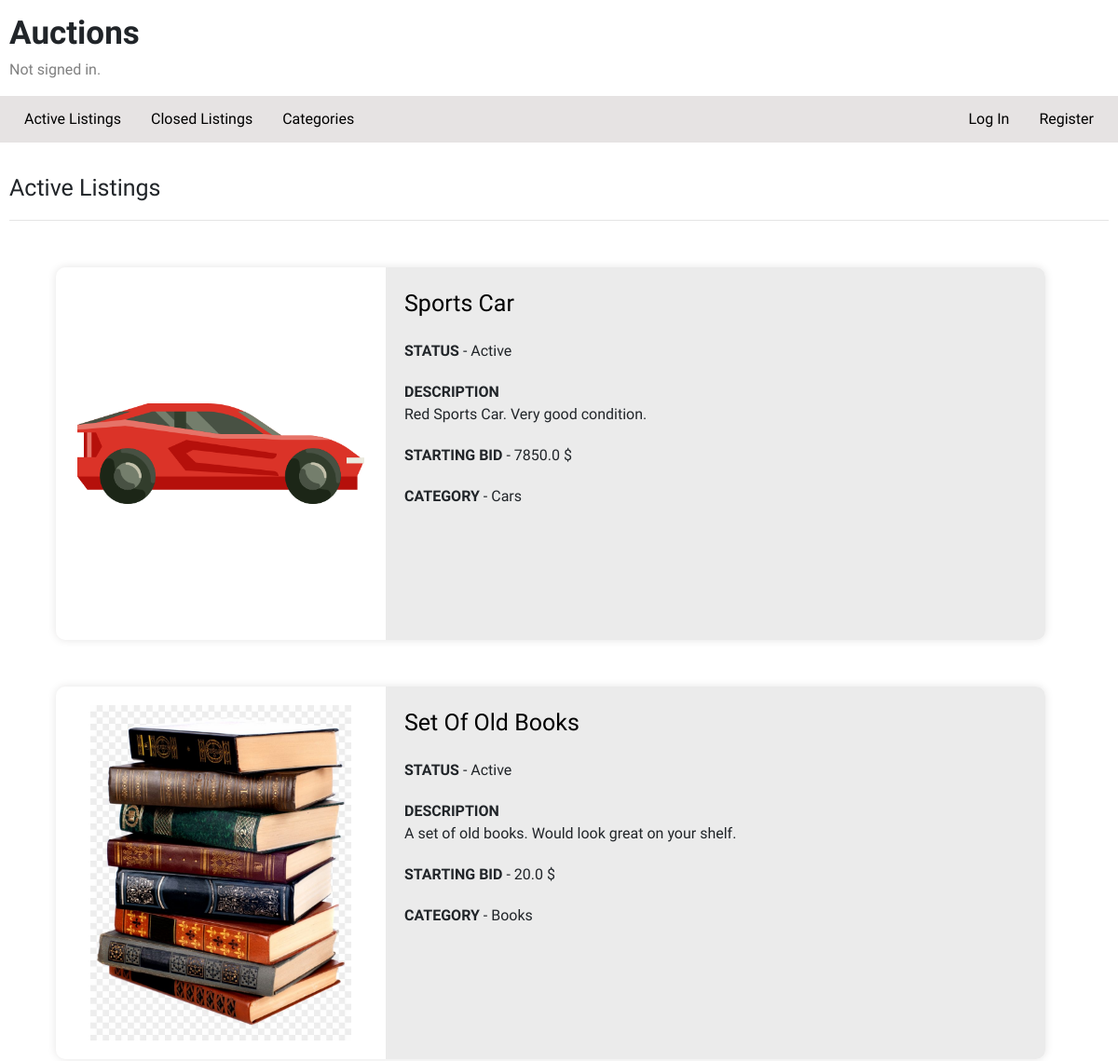
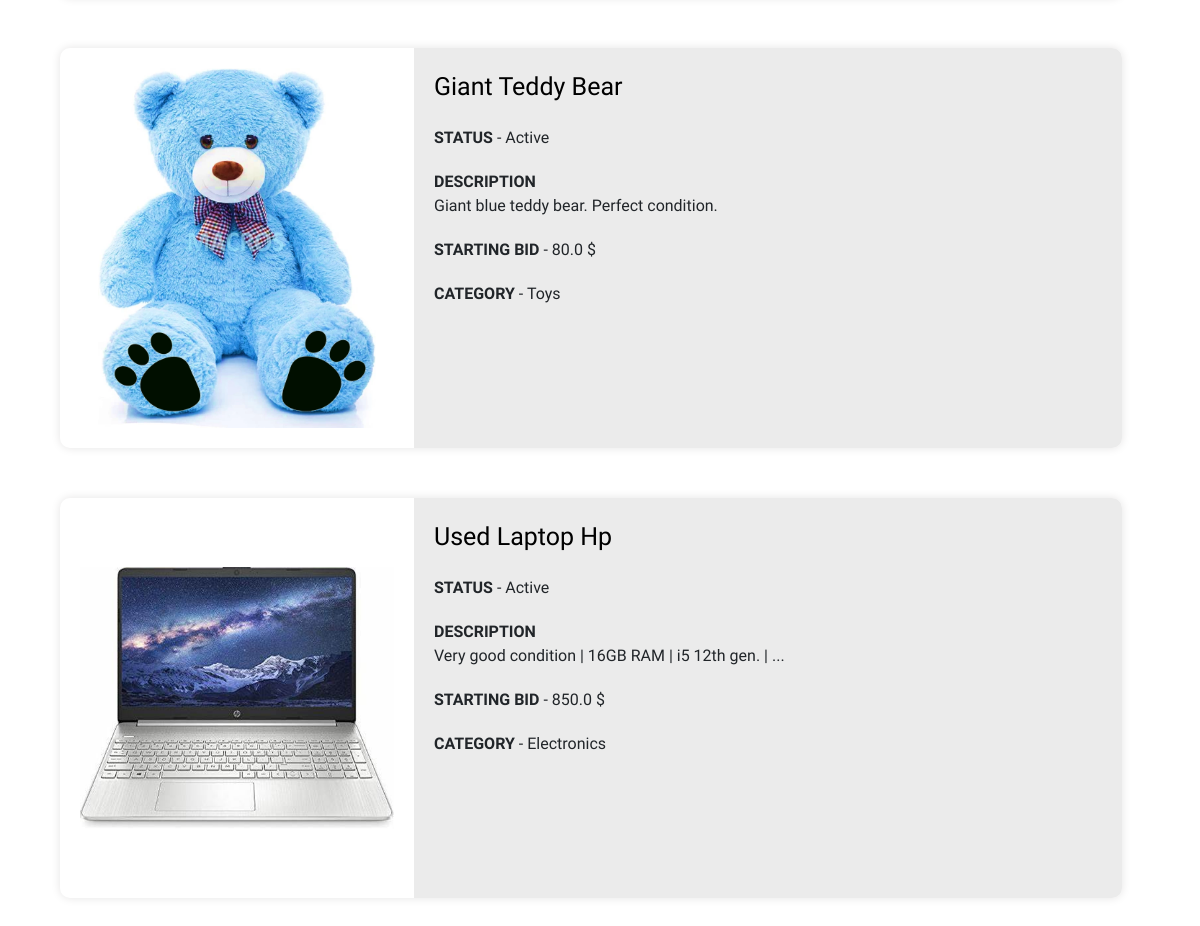
The page / on the database its author committed (2 pictures, top to bottom).
### auctions/models.py (models this page shows, shortened)
class Listing(models.Model):
    object_name = models.CharField(max_length=50)
    description = models.CharField(max_length=600, blank=True, null=True)
    image = models.ImageField(upload_to='listings_images', blank=True)
    created_at = models.DateTimeField(auto_now_add=True)
    created_by = models.ForeignKey(User, related_name='listings', on_delete=models.CASCADE)
    is_closed = models.BooleanField(default=False)
    starting_bid = models.FloatField(validators=[validate_min_price])
    category = models.ForeignKey(Category, on_delete=models.CASCADE, related_name='listings')

class Category(models.Model):
    name = models.CharField(max_length=50)
    class Meta:
        ordering = ('name',)
        verbose_name_plural = 'Categories'
    def __str__(self):
        return self.name.title()

### auctions/views.py (the view)
# urls.py: path("", views.index, name="index"),
def index(request):
    all_listings = Listing.objects.order_by("-created_at").filter(is_closed=False)
    listing_watchlist_dict = {}
    if request.user.is_authenticated:
        for listing in all_listings:
            if Watchlist.objects.filter(user=request.user, listing=listing).exists():
                listing_watchlist_dict[listing.id] = True
    return render(request, "auctions/index.html", {
        "all_listings": all_listings,
        "listing_watchlist_dict": listing_watchlist_dict
    })

### auctions/templates/auctions/index.html (shortened to what this page needs)
{% extends "auctions/layout.html" %}
{% block body %}
    <p class="subtitle-ph">Active Listings</p>
    <hr>
    {% for listing in all_listings %}
    <div class="active-listing-container">
        <a href="{% url 'detail' listing.id %}"><div class="img-div">
            <img class="listing-image" src="{{ listing.image.url }}" alt="">
        </div></a>
        <div class="listing-details-index">
            <div class="inline-block-elem">
                <a href="{% url 'detail' listing.id %}">
                    <span class="listing-title">{{ listing.object_name.title }}</span></a>
            </div>
            <div class="">
                <span class="key-ph">STATUS</span> - {% if listing.is_closed %}Closed{% else %}Active{% endif %}
            </div>
            <div class="">
                <span class="key-ph">DESCRIPTION</span>
                <br>
                {{ listing.description }}
            </div>
            <div class="">
                <span class="key-ph">STARTING BID</span> - {{ listing.starting_bid }} $
            </div>
            <div class="">
                <span class="key-ph">CATEGORY</span> - {{ listing.category }}
            </div>
        </div>
    </div>
    {% endfor %}
{% endblock %}

### auctions/templates/auctions/layout.html (shortened to what this page needs)
{% load static %}
<!DOCTYPE html>
<html lang="en">
    <head>
        <link rel="stylesheet" href="https://stackpath.bootstrapcdn.com/bootstrap/4.4.1/css/bootstrap.min.css">
        <link href="{% static 'auctions/styles.css' %}" rel="stylesheet">
        <link href="{% static 'auctions/reset.css' %}" rel="stylesheet">
    </head>
    <body>
        <p class="title-ph">Auctions</p>
        <div>
            {% if user.is_authenticated %}
                <p class="username-ph">Signed in as <strong>@{{ user.username }}</strong>.</p>
            {% else %}
                <p class="username-ph">Not signed in.</p>
            {% endif %}
        </div>
        <ul class="nav">
                <li class="nav-item">
                    <a class="nav-link" href="{% url 'index' %}">Active Listings</a>
                </li>
                <li class="nav-item">
                    <a class="nav-link" href="{% url 'closed_listings' %}">Closed Listings</a>
                </li>
                <li class="nav-item">
                    <a class="nav-link" href="{% url 'categories' %}">Categories</a>
                </li>
            {% if user.is_authenticated %}
                <li class="nav-item">
                    <a class="nav-link" href="{% url 'my_items' %}">My Items</a>
                </li>
                <li class="nav-item">
                    <a class="nav-link" href="{% url 'watchlist' %}">Watchlist</a>
                </li>
                <li class="nav-item">
                    <a class="nav-link" href="{% url 'create' %}">Create Listing</a>
                </li>
                <li class="nav-item exclude-right">
                    <a class="nav-link" href="{% url 'logout' %}">Log Out</a>
                </li>
            {% else %}
                <div class="exclude-right" id="exclude-right-div">
                    <li class="nav-item">
                        <a class="nav-link" href="{% url 'login' %}">Log In</a>
                    </li>
                    <li class="nav-item">
                        <a class="nav-link" href="{% url 'register' %}">Register</a>
                    </li>
                </div>
            {% endif %}
        </ul>
        {% block body %}
        {% endblock %}
    </body>
</html>

### auctions/static/auctions/styles.css (style rules this page uses)
body { padding: 10px; font-family: "Exo", Helvetica, sans-serif; }
.title-ph { font-size: 35px; font-weight: 700; margin-bottom: 0px; }
.subtitle-ph { font-size: 25px; }
.username-ph { color: gray; }
.nav { background-color: rgb(230, 227, 227); margin: 0px -10px 30px; height: 50px; display: flex; position: relative; align-items: center; padding-left: 10px; }
.nav-item { border-radius: 3px; transition: background-color 0.2s; }
.exclude-right { position: absolute; right: 10px; }
#exclude-right-div { display: flex; flex-direction: row; }
.active-listing-container { width: 90%; height: 50vh; box-shadow: 0px 0px 10px rgb(229, 228, 228); margin: 50px 0px 50px 50px; display: grid; grid-template-columns: 1fr 2fr; border-radius: 10px; overflow: hidden; transition: box-shadow 0.3s; }
.listing-image { width: 100%; height: 50vh; object-fit: contain; padding: 20px; }
.listing-details-index { width: 100%; background-color: rgb(235, 235, 235); padding: 20px; display: flex; flex-direction: column; position: relative; row-gap: 20px; height: 100%; }
.listing-title { font-weight: 500; font-size: 25px; }
.inline-block-elem { display: inline-block; }
.key-ph { font-weight: 600; }

### rows shown on the page
Listing: image (picture), object_name "Sports Car", is_closed "Active", description "Red Sports Car. Very good condition.", starting_bid "7850.0", category "Cars"
Listing: image (picture), object_name "Set Of Old Books", is_closed "Active", description "A set of old books. Would look great on your shelf.", starting_bid "20.0", category "Books"
Listing: image (picture), object_name "Giant Teddy Bear", is_closed "Active", description "Giant blue teddy bear. Perfect condition.", starting_bid "80.0", category "Toys"
Listing: image (picture), object_name "Used Laptop Hp", is_closed "Active", description "Very good condition | 16GB RAM | i5 12th gen. | ...", starting_bid "850.0", category "Electronics"
